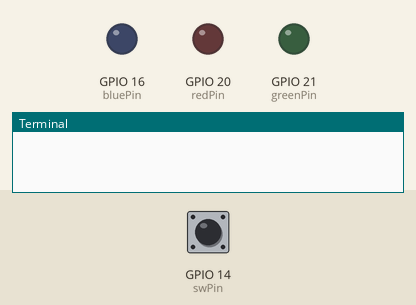
Recording of a program running on a simulated Raspberry Pi (BCM pin numbers). Shown: output pins drawn as LEDs (lit = HIGH), the last lines printed to the terminal. Inputs (shaded band) come from the test bench; at power-on: GPIO 14 (swPin) HIGH.

Above: at 1.2 s.
1.3 s: GPIO 14 (swPin) pulled LOW for 0.15 s
At 2.2 s:
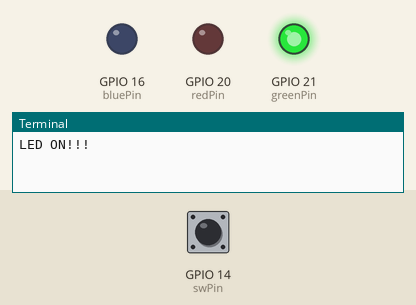
3.9 s: GPIO 14 (swPin) pulled LOW for 1 s
At 6.2 s:
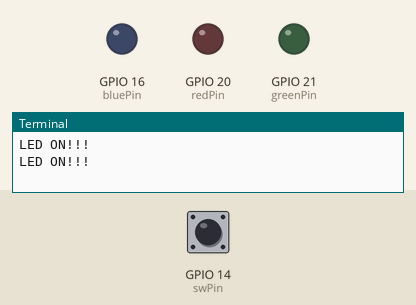
7.4 s: GPIO 14 (swPin) pulled LOW for 3.2 s
At 11.0 s:
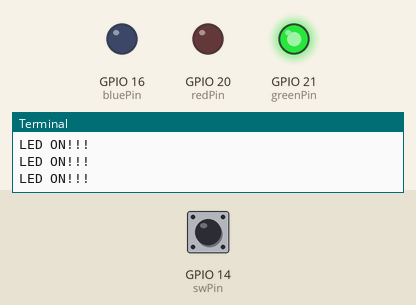
Timing chart, 0 to 13.1 s (numbered marks = the images above; inputs shaded):
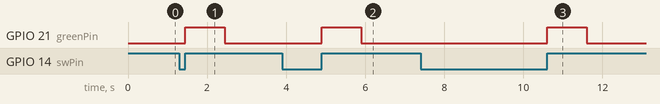

The program:

interrupt1.py
```python
# Interrupt 실습2 - 버튼 눌렀다 떼면 초록 led 출력

import RPi.GPIO as GPIO
import time
swPin = 14
bluePin = 16
redPin = 20
greenPin = 21

GPIO.setmode(GPIO.BCM)
GPIO.setup(swPin, GPIO.IN, pull_up_down=GPIO.PUD_UP)
GPIO.setup(bluePin, GPIO.OUT)
GPIO.setup(redPin, GPIO.OUT)
GPIO.setup(greenPin, GPIO.OUT)
startTime = 0.0

def callback(channel):
	print("LED ON!!!")
	GPIO.output(greenPin, 1)
	time.sleep(1)
	GPIO.output(greenPin, 0)


GPIO.add_event_detect(swPin, GPIO.RISING, callback=callback, bouncetime=200)

try:
	while True:
		time.sleep(0.1)
except KeyboardInterrupt:
	GPIO.cleanup()
```

Measured:
- after the input at 1.3 s, GPIO 21 (greenPin): LOW → HIGH after 0.15 s, → LOW 1.0 s later
- after the input at 3.9 s, GPIO 21 (greenPin): LOW → HIGH after 1.0 s, → LOW 1.0 s later
- after the input at 7.4 s, GPIO 21 (greenPin): LOW → HIGH after 3.2 s, → LOW 1.0 s later
